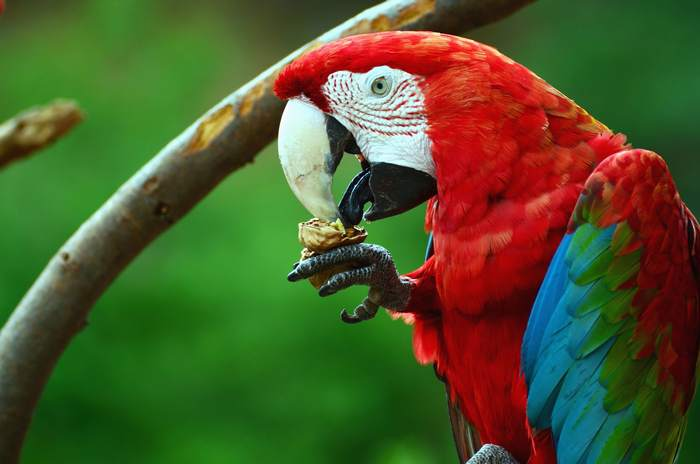
#> input picture Machine Learning/PCA/datasets/imagem_1.jpg, 700 x 464 px, found by its file name
$ jupyter execute PCA_aluno.ipynb
#> lines starting #> are read from the running program, lines starting #| are printed output that depends on the picture
</p>

<br/>

<font size="3"><center>Prof. Julio Cesar Mastrodomenico</center></font>

# Aprendizado de Máquinas
### 2023PGS2M2
----

## <center> Análise dos Componentes Principais </center>

Implementação e utilização da Análise dos Componentes Principais

Banco de dados:
- winedataset-red.csv
- Digits
- Iris Dataset

### Exercícios

## 1) Importando as bibliotecas

[cell 1]
import numpy as np
import pandas as pd
import seaborn as sns
import matplotlib.pyplot as plt
from sklearn.metrics import confusion_matrix, accuracy_score, classification_report, precision_score, recall_score, \
                            f1_score, ConfusionMatrixDisplay
from sklearn.model_selection import train_test_split
from sklearn.preprocessing import LabelEncoder, StandardScaler
from sklearn import datasets
import random

# Lib de hoje
from sklearn.decomposition import PCA

# Nossos Algoritmos
from sklearn.naive_bayes import GaussianNB
from sklearn.tree import DecisionTreeClassifier
from sklearn.neighbors import KNeighborsClassifier
from sklearn.cluster import KMeans

[cell 2]
# Importa o dataset do Iris direto do sklearn
loadiris = datasets.load_iris(as_frame=True)
df_iris = pd.concat((pd.DataFrame(loadiris.data),pd.DataFrame(loadiris.target)), axis=1)

print('Dados carregados com sucesso!')

[cell 3]
# Visualizando nosso Dataset
df_iris

[cell 4]
# pega os valores das n-1 primeiras colunas e guarda em uma matrix X
X = df_iris.iloc[:, 0:-1].values

# pega os valores da última coluna e guarda em um vetor Y
Y = df_iris.iloc[:, -1].values

# imprime as 5 primeiras linhas da matriz X
print('X:', X[0:5,:])

# imprime os 5 primeiros valores de Y
print('Y:', Y[0:5])

# Passo a Passo do algoritmo PCA

#### 1 - Normalizar
#### 2 - Calcular a matriz de covariância
#### 3 - Realizar o SVD (Single Value Decomposition)
#### 4 - Escolher os k primeiros componentes
#### 5 - Projetar X no novo espaço

[cell 5]
# Normalização dos dados por padronização
sc = StandardScaler()
X_norm = sc.fit_transform(X)

[cell 6]
# Visualizando o X_norm
X_norm

[cell 7]
# Uma demonstração do que acontece dentro da função Standard Scaler
(X-X.mean(axis=0))/X.std(axis=0, ddof=1)

[cell 8]
# Calculando a Matriz de covariância
mat_cov = np.cov(X_norm.T)
print(mat_cov)

[cell 9]
# Realizando o Single Value Decomposition
[U, S, V] = np.linalg.svd(mat_cov)

[cell 10]
# Matriz U
U

[cell 11]
# Vetor S, com os single values
S

[cell 12]
# Visualizando a variância para entender a % explicada com os autovalores
100*S/S.sum()

[cell 13]
# Análise dos Componentes

def component_analysis(e, plot='none'):
#> called with e = array of shape (4,), plot = 'eigen'
    varexp = 100* e/e.sum()
    cumvarexp = np.cumsum(varexp)

    # Plotando os autovalores
    if (plot=='eigen'):
        plt.figure(figsize = (4,4))
        plt.plot(e, '-o')
        plt.grid(True)
        plt.xlabel('Componente', fontsize = 15)
        plt.ylabel('Autovalor', fontsize = 15)
        xint = []
        locs, labels = plt.xticks()
        for each in locs:
            xint.append(int(each))
        plt.xticks(xint)

    # Plotando a explicação da variancia
    if (plot=='varexp'):
        plt.figure(figsize = (4,4))
        plt.plot(cumvarexp, '-o')
        plt.xlabel('Componente', fontsize = 15)
        plt.ylabel('% da variancia explicada', fontsize = 15)
        plt.grid(True)
        xint = []
        locs, labels = plt.xticks()
        for each in locs:
            xint.append(int(each))
        plt.xticks(xint)

    plt.show()

# Visualização - plot=['eigen', 'varexp']
component_analysis(S, plot='eigen')
component_analysis(S, plot='varexp')

[cell 14]
# Selecionando os componentes
# Baseando nos autovalores, selecionamos os k primeiros componentes
k = 2
maiores_valores = S.argsort()[::-1][:k]
print(maiores_valores)

[cell 15]
# Dos argumentos com maior valor, pegamos os componentes da Matriz V
princip_comp = U[:, maiores_valores]
print(princip_comp)

[cell 16]
# Visualizando as dimensões das matrizes X e dos Principais Componentes escolhidos
print(X.shape)
print(princip_comp.shape)

[cell 17]
# Calculando a matriz projetada
X_proj = X.dot(princip_comp)

[cell 18]
X_proj

[cell 19]
# Plotting 2D data
def plot_data(X,Y,axis='none', title='none'):
#> called with X = array of shape (150, 2), Y = array of shape (150,), axis = 'PC', title = 'PCA_SVD'
    nrow, ncol = X.shape
    colors = list(plt.rcParams['axes.prop_cycle'])
    colors_plot = {0:'b', 1:'g', 2:'r', 3:'m', 4:'c', 5:'y', 6:'k'}
    ys = list()
    for t in [0,1,2]:
        ys.append(np.argwhere(Y==t))
    if (ncol==2):
        plt.figure(figsize = (4,4))
        for nums in range(len(ys)):
            plt.scatter(X[ys[nums],0], X[ys[nums],1], color=colors_plot[nums], s = 50)
        if (title!='none'):
            plt.title(title, fontsize = 20)
        if (axis!='none'):
            plt.xlabel(axis+'1', fontsize = 15)
            plt.ylabel(axis+'2', fontsize = 15)
        plt.legend([0,1,2])
        plt.grid(True)


plot_data(X_proj, Y, 'PC', 'PCA_SVD')

[cell 20]
#Initializing the PCA Class
class PCA_J():

    #Class responsible for the PCA initialization
    def __init__(self, norm=True, components = None):
        self.mean = None
        self.components = components
        self.norm = norm # Initialize the norm attribute


    # Normalizando os dados
    # [4 lines left out: function normalize, not called in this run]

    def fit(self, X):
      if self.norm:
        X_norm = X
      else:
        X_norm = self.normalize(X)

    # Calculando a Matriz de covariancia
      mat_cov = np.cov(X_norm.T)

    # Realiznando o Single Value Decomposition
      self.U, self.S, self.V = np.linalg.svd(mat_cov)

    # Selecionando os k primeiros componentes
      self.princip_comp = self.U[:, :self.components]

    # Calculando a matriz projetada
      self.X_proj = X.dot(self.princip_comp)

    # Transformando os dados
    def transform(self, A):
        return A.dot(self.princip_comp)

[cell 21]
# Instânciando e treinando nosso PCA
pca_cust = PCA_J(components = 2)

[cell 22]
pca_cust.fit(X)

[cell 23]
pca_cust.S  # Now you can access the 'S' attribute

[cell 24]
component_analysis(pca_cust.S, plot='varexp')

[cell 25]
X_norm = sc.fit_transform(X)
X_norm_proj = pca_cust.transform(X_norm)

[cell 26]
X_norm_proj[:2]

[cell 27]
# Dividindo em Train Test
X_train, X_test, y_train, y_test = train_test_split(X_norm_proj, Y, test_size=0.2, random_state=42)

[cell 28]
# Importar a classe e realizar o predict nos novos dados projetos em 2D
gn = GaussianNB()


# Treino KNN (armazenamento)
gn.fit(X_train, y_train)

# Calcular a acurácia do modelo nos dados de teste
y_pred = gn.predict(X_test)

[cell 29]
knn = KNeighborsClassifier(n_neighbors=3)


# Treino KNN (armazenamento)
knn.fit(X_train, y_train)
accuracy_score(y_test, knn.predict(X_test))

## Comparando com o dataset sem projeção

[cell 30]
# Carregando o dataset
iris = datasets.load_iris(as_frame=True)

[cell 31]
# Visualizando os dados
iris.data

[cell 32]
# Plot de visualização dos dados com apenas 2 caracteristicas
n_samples = len(iris.target)
for t in set(iris.target):
    x = [iris.data.iloc[i,0] for i in range(n_samples) if iris.target[i]==t]
    y = [iris.data.iloc[i,2] for i in range(n_samples) if iris.target[i]==t]
    plt.scatter(x,
                y,
                color=['red', 'green', 'blue'][t],
                label=iris.target_names[t])
plt.xlabel(iris.feature_names[0])
plt.ylabel(iris.feature_names[2])
plt.title('Iris Dataset')
plt.legend(iris.target_names, loc='lower right')
plt.show()

[cell 33]
X_norm = sc.fit_transform(X)
X_norm_proj_p = pca_cust.transform(X_norm)

[cell 34]
X_norm_proj_p[:2]

[cell 35]
# Novo split com os dados projetado
X_train_p, X_test_p, y_train_p, y_test_p = train_test_split(X_norm_proj_p, iris.target, test_size=0.2, random_state=0)

[cell 36]
# Importar a classe e realizar o predict nos novos dados projetos em 2D
gn_s = GaussianNB()


# Treino KNN (armazenamento)
gn_s.fit(X_train, y_train)

# Calcular a acurácia do modelo nos dados de teste
accuracy_score(y_test, gn_s.predict(X_test))

[cell 37]
# Importar a classe e realizar o predict nos novos dados projetos em 2D
knn_s = KNeighborsClassifier(n_neighbors=3)


# Treino KNN (armazenamento)
knn_s.fit(X_train, y_train)
# Calcular a acurácia do modelo nos dados de teste
accuracy_score(y_test, knn_s.predict(X_test))

## Visualizando a superfície de decisão, agora possível em 2D

[cell 38]
def make_meshgrid(x, y, h=.02):
    x_min, x_max = x.min() - 1, x.max() + 1
    y_min, y_max = y.min() - 1, y.max() + 1
    xx, yy = np.meshgrid(np.arange(x_min, x_max, h), np.arange(y_min, y_max, h))
    return xx, yy

def plot_contours(ax, clf, xx, yy, **params):
    Z = clf.predict(np.c_[xx.ravel(), yy.ravel()])
    Z = Z.reshape(xx.shape)
    out = ax.contourf(xx, yy, Z, **params)
    return out

y = iris.target
fig, ax = plt.subplots()

# Set-up grid for plotting.
X0, X1 = X_norm_proj[:, 0], X_norm_proj[:, 1] # Atenção aos dados projetados
xx, yy = make_meshgrid(X0, X1)

plot_contours(ax, knn_s, xx, yy, cmap=plt.cm.coolwarm, alpha=0.8)
ax.scatter(X0, X1, c=y, cmap=plt.cm.coolwarm, s=20, edgecolors='k')
ax.set_ylabel('PC2')
ax.set_xlabel('PC1')
ax.set_xticks(())
ax.set_yticks(())
ax.set_title('Decison surface using the PCA transformed/projected features')
plt.show()

[cell 39]
# Visualizando os resultados da outra forma
from matplotlib.colors import ListedColormap
X_set, y_set = X_train_p, y_train_p
X1, X2 = np.meshgrid(np.arange(start = X_set[:, 0].min() - 1, stop = X_set[:, 0].max() + 1, step = 1),
                   np.arange(start = X_set[:, 1].min() - 1, stop = X_set[:, 1].max() + 1, step = 1))
plt.contourf(X1, X2, knn.predict(np.array([X1.ravel(), X2.ravel()]).T).reshape(X1.shape),
             alpha = 0.75, cmap = ListedColormap(('red', 'green', 'blue')))
plt.xlim(X1.min(), X1.max())
plt.ylim(X2.min(), X2.max())
for i, j in enumerate(np.unique(y_set)):
    plt.scatter(X_set[y_set == j, 0], X_set[y_set == j, 1],
                c = ListedColormap(('red', 'green', 'blue'))(i), label = j)
plt.title('KNN (Training set)')
plt.xlabel('PC1')
plt.ylabel('PC2')
plt.legend()
plt.show()

[cell 40]
# Resultado no teste
from matplotlib.colors import ListedColormap
X_set, y_set = X_test_p, y_test_p
X1, X2 = np.meshgrid(np.arange(start = X_set[:, 0].min() - 1, stop = X_set[:, 0].max() + 1, step = 1),
                     np.arange(start = X_set[:, 1].min() - 1, stop = X_set[:, 1].max() + 1, step = 1))
plt.contourf(X1, X2, knn.predict(np.array([X1.ravel(), X2.ravel()]).T).reshape(X1.shape),
             alpha = 0.75, cmap = ListedColormap(('red', 'green', 'blue')))
plt.xlim(X1.min(), X1.max())
plt.ylim(X2.min(), X2.max())
for i, j in enumerate(np.unique(y_set)):
    plt.scatter(X_set[y_set == j, 0], X_set[y_set == j, 1],
                c = ListedColormap(('red', 'green', 'blue'))(i), label = j)
plt.title('KNN (Test set)')
plt.xlabel('PC1')
plt.ylabel('PC2')
plt.legend()
plt.show()

## Exercício dataset Wine ( direto do sklearn )

$ from sklearn import datasets

$ wine = datasets.load_wine()

[cell 41]
# Carregando o dataset
wine = datasets.load_wine(as_frame=True)

[cell 42]
wine.data

[cell 43]
wine.target.value_counts()

[cell 44]
X = wine.data
y = wine.target

[cell 45]
sc = StandardScaler()
X_norm = sc.fit_transform(X)

[cell 46]
# Aplicando PCA

pca = PCA()
X_pca = pca.fit(X_norm)

[cell 47]
pca.explained_variance_ratio_

[cell 48]
component_analysis(pca.explained_variance_ratio_, plot='varexp')

## Visualização do dataset dos dígitos com PCA e K-Means

[cell 49]
pca_novo = PCA(n_components=0.5)

[cell 50]
X_pca = pca_novo.fit_transform(X_norm)

[cell 51]
X_pca.shape

[cell 52]
X_train, X_test, y_train, y_test = train_test_split(X_pca, y, test_size=0.2, random_state=0)

model_gaussian = GaussianNB()
model_gaussian.fit(X_train, y_train)

model_knn = KNeighborsClassifier(n_neighbors=3)
model_knn.fit(X_train, y_train)

y_gaussian = model_gaussian.predict(X_test)
y_knn = model_knn.predict(X_test)

print(f'Knn: {accuracy_score(y_test, y_knn)}')
print(f'Gaussian: {accuracy_score(y_test, y_gaussian)}')

[cell 53]
print(classification_report(y_test, y_knn))
print(classification_report(y_test, y_gaussian))

# Visualizando do dataset dos digitos com PCA e K-Means

[cell 54]
d_digits = datasets.load_digits(as_frame = True)

[cell 55]
d_digits['data']

[cell 56]
d_digits['target'][788]

[cell 57]
linha = 788
d1 = d_digits.data.iloc[linha, :].values
im_d1 = d1.reshape(8,8)
plt.imshow(im_d1, cmap='gray')
plt.title(d_digits.target[linha])
plt.show()

[cell 58]
pca_var = PCA()
pca_var.fit(d_digits.data)

[cell 59]
component_analysis(pca_var.explained_variance_ratio_, plot='varexp')

[cell 60]
d_reduzido = PCA(n_components = 2).fit_transform(d_digits.data)

[cell 61]
plt.plot(d_reduzido[:, 0], d_reduzido[:, 1], 'k.', markersize = 3)
plt.title('PCA')
plt.show()

[cell 62]
kmeans = KMeans(n_clusters=10)
kmeans.fit(d_reduzido)

[cell 63]
# Step size of the mesh. Decrease to increase the quality of the VQ.
h = 0.02  # point in the mesh [x_min, x_max]x[y_min, y_max].

# Plot the decision boundary. For that, we will assign a color to each
x_min, x_max = d_reduzido[:, 0].min() - 1, d_reduzido[:, 0].max() + 1
y_min, y_max = d_reduzido[:, 1].min() - 1, d_reduzido[:, 1].max() + 1
xx, yy = np.meshgrid(np.arange(x_min, x_max, h), np.arange(y_min, y_max, h))

# Obtain labels for each point in mesh. Use last trained model.
Z = kmeans.predict(np.c_[xx.ravel(), yy.ravel()])

# Put the result into a color plot
Z = Z.reshape(xx.shape)
plt.figure(1)
plt.clf()
plt.imshow(
    Z,
    interpolation="nearest",
    extent=(xx.min(), xx.max(), yy.min(), yy.max()),
    cmap=plt.cm.Paired,
    aspect="auto",
    origin="lower",
)

plt.plot(d_reduzido[:, 0], d_reduzido[:, 1], "k.", markersize=2)
# Plot the centroids as a white X
centroids = kmeans.cluster_centers_
plt.scatter(
    centroids[:, 0],
    centroids[:, 1],
    marker="x",
    s=169,
    linewidths=3,
    color="w",
    zorder=10,
)
plt.title(
    "K-means clustering on the digits dataset (PCA-reduced data)\n"
    "Centroids are marked with white cross"
)
plt.xlim(x_min, x_max)
plt.ylim(y_min, y_max)
plt.xticks(())
plt.yticks(())
plt.show()

[cell 64]
preds = kmeans.predict(d_reduzido)

[cell 65]
preds == 5

[cell 66]
tgs = d_digits['target'].values

[cell 67]
tgs[preds == 0]

[cell 68]
from collections import Counter
Counter(tgs[preds == 2]).most_common(1)[0][0]

[cell 69]
for i in range(10):
  cl = Counter(tgs[preds == i]).most_common(1)[0][0]
  print(f'Cluster {i} -> {cl}')

## Exercício de reconstrução de imagem utilizando k componentes

[cell 70]
# Armazenando a imagem
img1 = plt.imread('/content/imagem_1.jpg')
#> img1 is the input picture: shape (464, 700, 3); mean R, G, B 78.4, 88.2, 43.7

[cell 71]
# Visualizando a imagem
plt.imshow(img1)

[cell 72]
img1

[cell 73]
plt.imshow(img1[:,:,2], cmap='gray')
plt.show()

[cell 74]
image_sum = img1.sum(axis=2)
new_image = image_sum / image_sum.max()

[cell 75]
print(img1.shape)
#| (464, 700, 3)
print(new_image.shape)
#| (464, 700)

[cell 76]
plt.imshow(new_image, cmap='gray')
plt.show()

[cell 77]
# Aplicando PCA
pca_img = PCA_J(700)
pca_img.fit(new_image)
#> in fit (call 2), `mat_cov = np.cov(X_norm.T)`:
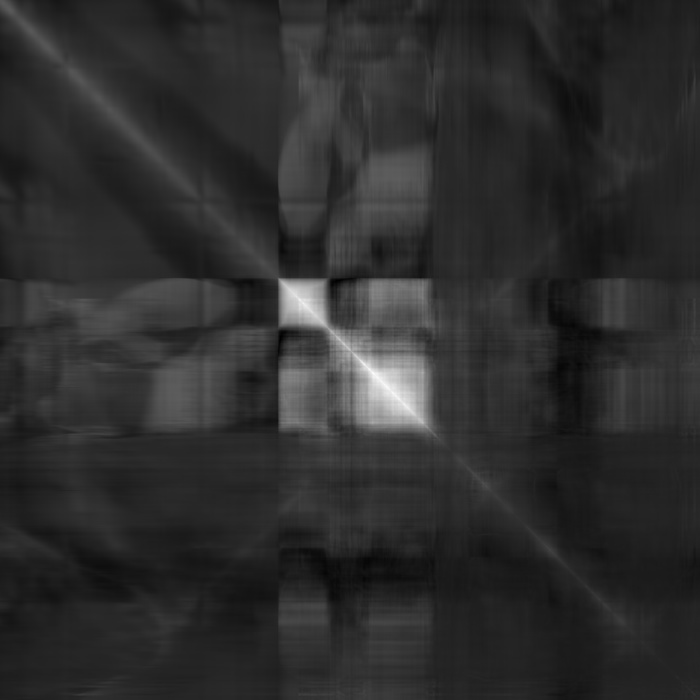
#> mat_cov: shape (700, 700) float64; min -0.0109, max 0.0797, mean 0.00542; drawn with min black and max white
#> in fit (call 2), `self.U, self.S, self.V = np.linalg.svd(mat_cov)`:
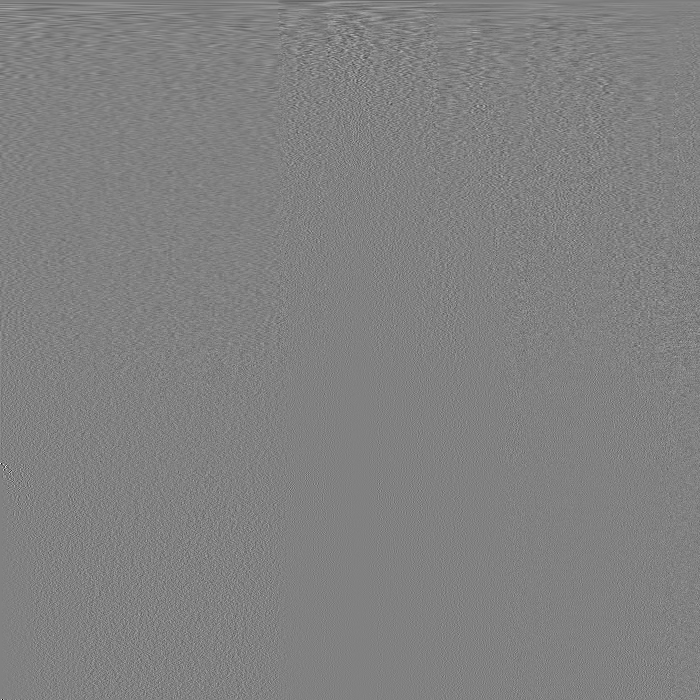
#> self.V: shape (700, 700) float64; min -0.515, max 0.501, mean -5.09e-05; drawn with min black and max white
#> in fit (call 2), `self.U, self.S, self.V = np.linalg.svd(mat_cov)`: self.S = 700 values, max 6.18 at index 0, min 2.54e-16 at index 699, mean 0.0235
#> in fit (call 2), `self.X_proj = X.dot(self.princip_comp)`:
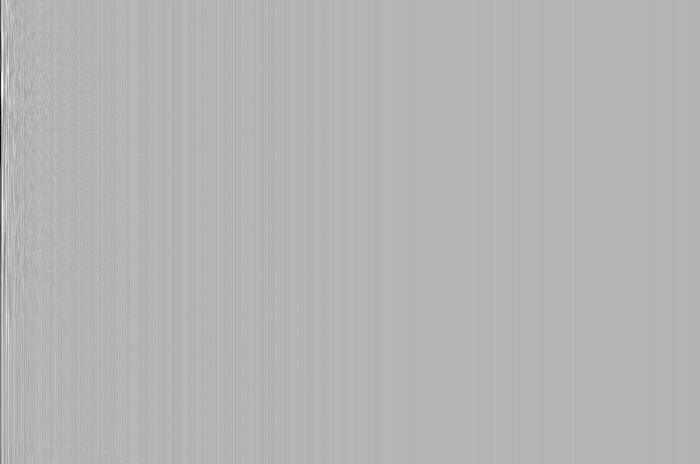
#> self.X_proj: shape (464, 700) float64; min -11.45, max 4.71, mean -0.0102; drawn with min black and max white

[cell 78]
component_analysis(pca_img.S, plot='varexp')

[cell 79]
X_proj = pca_img.transform(new_image)

[cell 80]
X_proj.shape

[cell 81]
k_proj = 300
X_rec = X_proj[:, :k_proj].dot(pca_img.princip_comp[:,:k_proj].T)
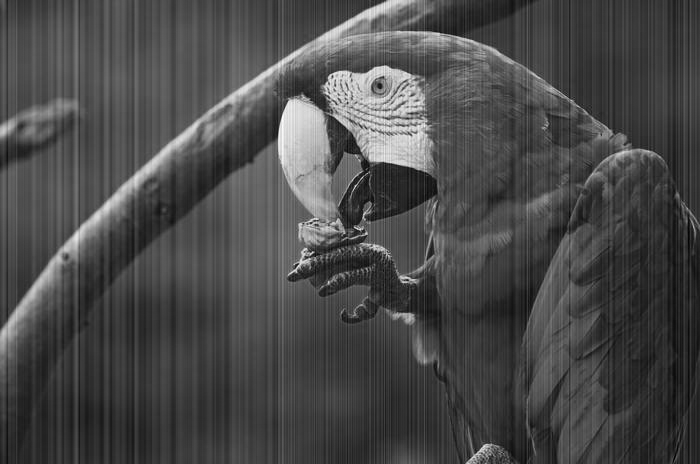
#> X_rec: shape (464, 700) float64; min -0.0879, max 1.13, mean 0.268; drawn with min black and max white

[cell 82]
plt.imshow(X_rec, cmap='gray')
plt.title('Arara')
plt.show()

[cell 83]
var_cumu = (np.cumsum(pca_img.S) / np.sum(pca_img.S))*100
#> var_cumu = 700 values from 37.57 to 100

k=np.argmax(var_cumu>95)
#> k = 41
print('Number of components explaining 95% variance: '+str(k))
#| Number of components explaining 95% variance: 41

plt.figure(figsize=[10,5])
plt.title('Cumulative Explained Variance explained by the components')
plt.ylabel('Cumulative Explained variance')
plt.xlabel('Principal of components')
plt.axvline(x=k, color='r', linestyle='--')
plt.axhline(y=95, color='r', linestyle='--')
ax = plt.plot(var_cumu)
#> ax = 1 item

[cell 84]
def plot_at_k(k):
#> called with k = 100
  X_rec = X_proj[:, :k].dot(pca_img.U[:,:k].T)
  plt.imshow(X_rec, cmap='gray')
  plt.title('Arara')
  plt.show()

[cell 85]
plot_at_k(100)

[cell 86]
# Define the plot_at_k function to plot on a specific axes object
def plot_at_k(k):
    X_rec = X_proj[:, :k].dot(pca_img.U[:,:k].T)  # Reconstruct the image
    return X_rec

[cell 87]
ks =[5, 15, 50, 250, 450, 700]
fig, axes = plt.subplots(nrows=2, ncols=3, figsize=(10, 10),tight_layout=True)
axes = axes.flatten()

for ax, file in zip(axes, ks):
  pic = plot_at_k(file)
  ax.imshow(pic, cmap='gray')
  ax.set_title(f'Reconstrução com {file} componentes')
  ax.axis('off')
#> this loop made 6 passes
#> pass 1, in plot_at_k, `X_rec = X_proj[:, :k].dot(pca_img.U[:,:k].T)`:
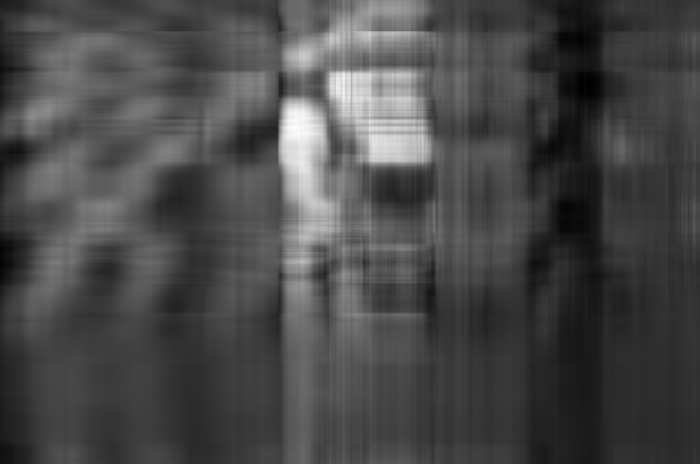
#> X_rec: shape (464, 700) float64; min -0.17, max 1.15, mean 0.21; drawn with min black and max white

plt.show()

[cell 88]
U, S, V = np.linalg.svd(new_image)
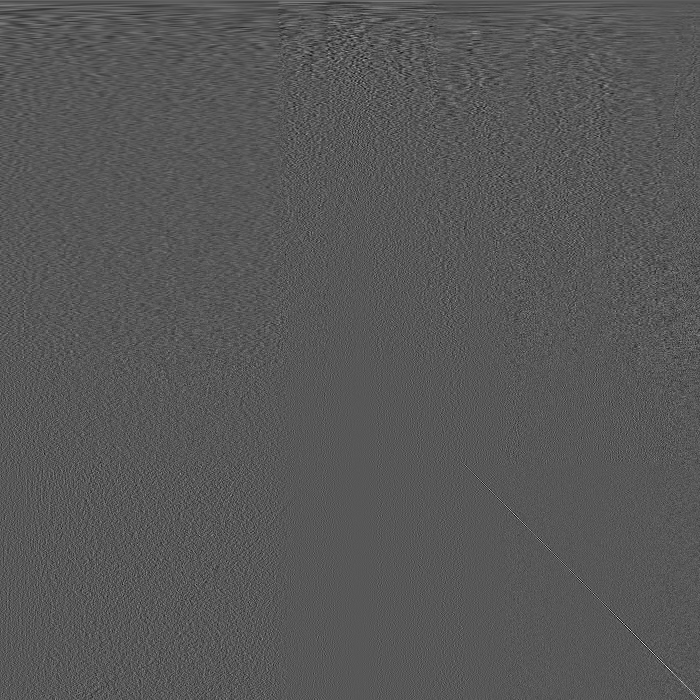
#> V: shape (700, 700) float64; min -0.264, max 0.504, mean 5.2e-05; drawn with min black and max white
#> S = 464 values, max 166.8 at index 0, min 0.00826 at index 463, mean 1.68

[cell 89]
S = np.diag(S)

[cell 90]
ks =[5, 15, 50, 250, 450]
fig, axes = plt.subplots(nrows=2, ncols=3, figsize=(10, 10),tight_layout=True)
axes = axes.flatten()

for ax, r in zip(axes, ks):
  pic = U[:,:r] @ S[0:r,:r] @ (V[:r,:])
  ax.imshow(pic, cmap='gray')
  ax.set_title(f'Reconstrução com {r} componentes')
  ax.axis('off')

plt.show()
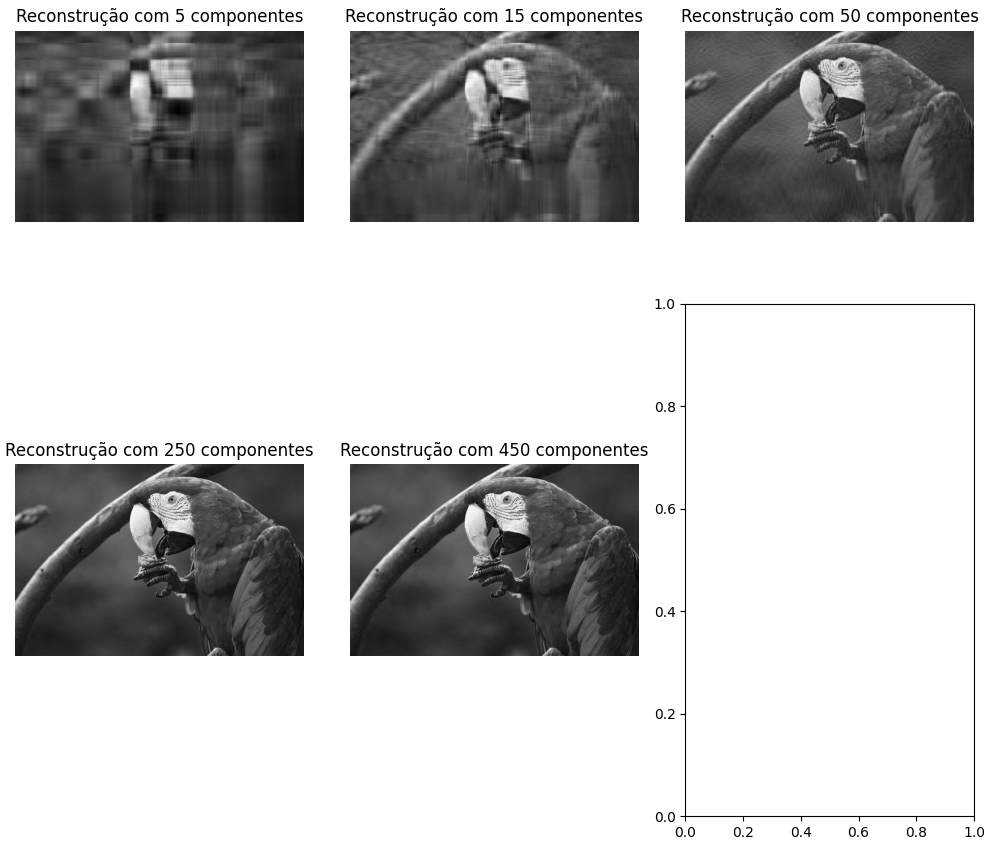
#> figure drawn by matplotlib, 5 panels
